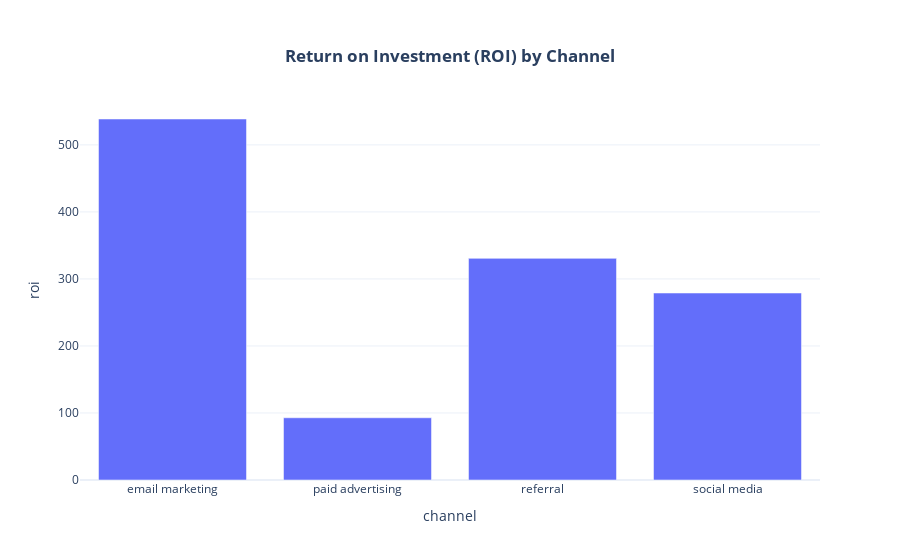

The cell this chart's notebook holds for it:
### Markdown cell above
So email marketing is the most profitable channel in terms of generating revenue. But there’s not a huge difference between the percentages of revenue generation from all the channels to call any channel the least profitable channel.

Now let’s calculate the return on investment (ROI) for each channel:

### Code cell
data['roi'] = data['revenue'] / data['cost']
roi_by_channel = data.groupby('channel')['roi'].mean().reset_index()


fig = px.bar(roi_by_channel, 
             x='channel', 
             y='roi', title='Return on Investment (ROI) by Channel')


fig.update_layout(
    title={
        'text': '<b>Return on Investment (ROI) by Channel</b>',
        'x': 0.5,  # Centered
        'xanchor': 'center',  # Anchor to center
        'yanchor': 'top'  # Anchor to top
    }
)


fig.show()

### Figure 1 — Plotly figure (JSON) as saved in the notebook; plotly's stock layout.template omitted (floating-point values rounded to 4 significant figures)
{"data": [{"alignmentgroup": "True", "hovertemplate": "channel=%{x}<br>roi=%{y}<extra></extra>", "legendgroup": "", "marker": {"color": "#636efa", "pattern": {"shape": ""}}, "name": "", "offsetgroup": "", "orientation": "v", "showlegend": false, "textposition": "auto", "type": "bar", "x": ["email marketing", "paid advertising", "referral", "social media"], "xaxis": "x", "y": [538.6, 92.83, 330.7, 279.0], "yaxis": "y"}], "layout": {"barmode": "relative", "legend": {"tracegroupgap": 0}, "title": {"text": "<b>Return on Investment (ROI) by Channel</b>", "x": 0.5, "xanchor": "center", "yanchor": "top"}, "xaxis": {"anchor": "y", "domain": [0, 1], "title": {"text": "channel"}}, "yaxis": {"anchor": "x", "domain": [0, 1], "title": {"text": "roi"}}}}
